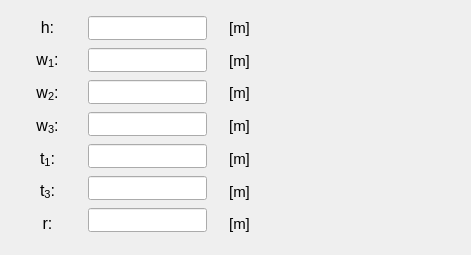
    <widget class="QWidget" name="tab_I_ection">
     <attribute name="title">
      <string>I-section</string>
     </attribute>
     <widget class="QWidget" name="verticalLayoutWidget_37">
      <property name="geometry">
       <rect>
        <x>88</x>
        <y>14</y>
        <width>119</width>
        <height>223</height>
       </rect>
      </property>
      <layout class="QVBoxLayout" name="verticalLayout_37">
       <item>
        <widget class="QLineEdit" name="lineEdit_height_I_section">
         <property name="minimumSize">
          <size>
           <width>0</width>
           <height>24</height>
          </size>
         </property>
         <property name="maximumSize">
          <size>
           <width>16777215</width>
           <height>24</height>
          </size>
         </property>
         <property name="font">
          <font>
           <family>Arial</family>
           <pointsize>11</pointsize>
           <weight>75</weight>
           <italic>true</italic>
           <bold>true</bold>
          </font>
         </property>
         <property name="focusPolicy">
          <enum>Qt::StrongFocus</enum>
         </property>
         <property name="styleSheet">
          <string notr="true">color: rgb(255, 0, 0);</string>
         </property>
         <property name="alignment">
          <set>Qt::AlignCenter</set>
         </property>
        </widget>
       </item>
       <item>
        <widget class="QLineEdit" name="lineEdit_w1_I_section">
         <property name="minimumSize">
          <size>
           <width>0</width>
           <height>24</height>
          </size>
         </property>
         <property name="maximumSize">
          <size>
           <width>16777215</width>
           <height>24</height>
          </size>
         </property>
         <property name="font">
          <font>
           <family>Arial</family>
           <pointsize>11</pointsize>
           <weight>75</weight>
           <italic>true</italic>
           <bold>true</bold>
          </font>
         </property>
         <property name="focusPolicy">
          <enum>Qt::StrongFocus</enum>
         </property>
         <property name="styleSheet">
          <string notr="true">color: rgb(255, 0, 0);</string>
         </property>
         <property name="alignment">
          <set>Qt::AlignCenter</set>
         </property>
        </widget>
       </item>
       <item>
        <widget class="QLineEdit" name="lineEdit_w2_I_section">
         <property name="minimumSize">
          <size>
           <width>0</width>
           <height>24</height>
          </size>
         </property>
         <property name="maximumSize">
          <size>
           <width>16777215</width>
           <height>24</height>
          </size>
         </property>
         <property name="font">
          <font>
           <family>Arial</family>
           <pointsize>11</pointsize>
           <weight>75</weight>
           <italic>true</italic>
           <bold>true</bold>
          </font>
         </property>
         <property name="focusPolicy">
          <enum>Qt::StrongFocus</enum>
         </property>
         <property name="styleSheet">
          <string notr="true">color: rgb(255, 0, 0);</string>
         </property>
         <property name="alignment">
          <set>Qt::AlignCenter</set>
         </property>
        </widget>
       </item>
       <item>
        <widget class="QLineEdit" name="lineEdit_w3_I_section">
         <property name="minimumSize">
          <size>
           <width>0</width>
           <height>24</height>
          </size>
         </property>
         <property name="maximumSize">
          <size>
           <width>16777215</width>
           <height>24</height>
          </size>
         </property>
         <property name="font">
          <font>
           <family>Arial</family>
           <pointsize>11</pointsize>
           <weight>75</weight>
           <italic>true</italic>
           <bold>true</bold>
          </font>
         </property>
         <property name="focusPolicy">
          <enum>Qt::StrongFocus</enum>
         </property>
         <property name="styleSheet">
          <string notr="true">color: rgb(255, 0, 0);</string>
         </property>
         <property name="alignment">
          <set>Qt::AlignCenter</set>
         </property>
        </widget>
       </item>
       <item>
        <widget class="QLineEdit" name="lineEdit_t1_I_section">
         <property name="minimumSize">
          <size>
           <width>0</width>
           <height>24</height>
          </size>
         </property>
         <property name="maximumSize">
          <size>
           <width>16777215</width>
           <height>24</height>
          </size>
         </property>
         <property name="font">
          <font>
           <family>Arial</family>
           <pointsize>11</pointsize>
           <weight>75</weight>
           <italic>true</italic>
           <bold>true</bold>
          </font>
         </property>
         <property name="focusPolicy">
          <enum>Qt::StrongFocus</enum>
         </property>
         <property name="styleSheet">
          <string notr="true">color: rgb(255, 0, 0);</string>
         </property>
         <property name="alignment">
          <set>Qt::AlignCenter</set>
         </property>
        </widget>
       </item>
       <item>
        <widget class="QLineEdit" name="lineEdit_t3_I_section">
         <property name="minimumSize">
          <size>
           <width>0</width>
           <height>24</height>
          </size>
         </property>
         <property name="maximumSize">
          <size>
           <width>16777215</width>
           <height>24</height>
          </size>
         </property>
         <property name="font">
          <font>
           <family>Arial</family>
           <pointsize>11</pointsize>
           <weight>75</weight>
           <italic>true</italic>
           <bold>true</bold>
          </font>
         </property>
         <property name="focusPolicy">
          <enum>Qt::StrongFocus</enum>
         </property>
         <property name="styleSheet">
          <string notr="true">color: rgb(255, 0, 0);</string>
         </property>
         <property name="alignment">
          <set>Qt::AlignCenter</set>
         </property>
        </widget>
       </item>
       <item>
        <widget class="QLineEdit" name="lineEdit_radius_I_section">
         <property name="minimumSize">
          <size>
           <width>0</width>
           <height>24</height>
          </size>
         </property>
         <property name="maximumSize">
          <size>
           <width>16777215</width>
           <height>24</height>
          </size>
         </property>
         <property name="font">
          <font>
           <family>Arial</family>
           <pointsize>11</pointsize>
           <weight>75</weight>
           <italic>true</italic>
           <bold>true</bold>
          </font>
         </property>
         <property name="focusPolicy">
          <enum>Qt::StrongFocus</enum>
         </property>
         <property name="styleSheet">
          <string notr="true">color: rgb(255, 0, 0);</string>
         </property>
         <property name="alignment">
          <set>Qt::AlignCenter</set>
         </property>
        </widget>
       </item>
      </layout>
     </widget>
     <widget class="QWidget" name="verticalLayoutWidget_38">
      <property name="geometry">
       <rect>
        <x>214</x>
        <y>14</y>
        <width>51</width>
        <height>225</height>
       </rect>
      </property>
      <layout class="QVBoxLayout" name="verticalLayout_38">
       <property name="spacing">
        <number>4</number>
       </property>
       <property name="bottomMargin">
        <number>0</number>
       </property>
       <item>
        <widget class="QLabel" name="label_95">
         <property name="text">
          <string>&lt;html&gt;&lt;head/&gt;&lt;body&gt;&lt;p align=&quot;center&quot;&gt;&lt;span style=&quot; font-size:11pt;&quot;&gt;[m]&lt;/span&gt;&lt;/p&gt;&lt;/body&gt;&lt;/html&gt;</string>
         </property>
         <property name="alignment">
          <set>Qt::AlignCenter</set>
         </property>
        </widget>
       </item>
       <item>
        <widget class="QLabel" name="label_96">
         <property name="text">
          <string>&lt;html&gt;&lt;head/&gt;&lt;body&gt;&lt;p align=&quot;center&quot;&gt;&lt;span style=&quot; font-size:11pt;&quot;&gt;[m]&lt;/span&gt;&lt;/p&gt;&lt;/body&gt;&lt;/html&gt;</string>
         </property>
         <property name="alignment">
          <set>Qt::AlignCenter</set>
         </property>
        </widget>
       </item>
       <item>
        <widget class="QLabel" name="label_97">
         <property name="text">
          <string>&lt;html&gt;&lt;head/&gt;&lt;body&gt;&lt;p align=&quot;center&quot;&gt;&lt;span style=&quot; font-size:11pt;&quot;&gt;[m]&lt;/span&gt;&lt;/p&gt;&lt;/body&gt;&lt;/html&gt;</string>
         </property>
         <property name="alignment">
          <set>Qt::AlignCenter</set>
         </property>
        </widget>
       </item>
       <item>
        <widget class="QLabel" name="label_98">
         <property name="text">
          <string>&lt;html&gt;&lt;head/&gt;&lt;body&gt;&lt;p align=&quot;center&quot;&gt;&lt;span style=&quot; font-size:11pt;&quot;&gt;[m]&lt;/span&gt;&lt;/p&gt;&lt;/body&gt;&lt;/html&gt;</string>
         </property>
         <property name="alignment">
          <set>Qt::AlignCenter</set>
         </property>
        </widget>
       </item>
       <item>
        <widget class="QLabel" name="label_99">
         <property name="text">
          <string>&lt;html&gt;&lt;head/&gt;&lt;body&gt;&lt;p align=&quot;center&quot;&gt;&lt;span style=&quot; font-size:11pt;&quot;&gt;[m]&lt;/span&gt;&lt;/p&gt;&lt;/body&gt;&lt;/html&gt;</string>
         </property>
         <property name="alignment">
          <set>Qt::AlignCenter</set>
         </property>
        </widget>
       </item>
       <item>
        <widget class="QLabel" name="label_101">
         <property name="text">
          <string>&lt;html&gt;&lt;head/&gt;&lt;body&gt;&lt;p align=&quot;center&quot;&gt;&lt;span style=&quot; font-size:11pt;&quot;&gt;[m]&lt;/span&gt;&lt;/p&gt;&lt;/body&gt;&lt;/html&gt;</string>
         </property>
         <property name="alignment">
          <set>Qt::AlignCenter</set>
         </property>
        </widget>
       </item>
       <item>
        <widget class="QLabel" name="label_93">
         <property name="text">
          <string>&lt;html&gt;&lt;head/&gt;&lt;body&gt;&lt;p align=&quot;center&quot;&gt;&lt;span style=&quot; font-size:11pt;&quot;&gt;[m]&lt;/span&gt;&lt;/p&gt;&lt;/body&gt;&lt;/html&gt;</string>
         </property>
         <property name="alignment">
          <set>Qt::AlignCenter</set>
         </property>
        </widget>
       </item>
      </layout>
     </widget>
     <widget class="QWidget" name="verticalLayoutWidget_39">
      <property name="geometry">
       <rect>
        <x>16</x>
        <y>14</y>
        <width>63</width>
        <height>223</height>
       </rect>
      </property>
      <layout class="QVBoxLayout" name="verticalLayout_39">
       <item>
        <widget class="QLabel" name="label_102">
         <property name="text">
          <string>&lt;html&gt;&lt;head/&gt;&lt;body&gt;&lt;p align=&quot;center&quot;&gt;&lt;span style=&quot; font-size:12pt;&quot;&gt;h:&lt;/span&gt;&lt;/p&gt;&lt;/body&gt;&lt;/html&gt;</string>
         </property>
         <property name="alignment">
          <set>Qt::AlignCenter</set>
         </property>
        </widget>
       </item>
       <item>
        <widget class="QLabel" name="label_103">
         <property name="text">
          <string>&lt;html&gt;&lt;head/&gt;&lt;body&gt;&lt;p align=&quot;center&quot;&gt;&lt;span style=&quot; font-size:12pt;&quot;&gt;w&lt;/span&gt;&lt;span style=&quot; font-size:12pt; vertical-align:sub;&quot;&gt;1&lt;/span&gt;&lt;span style=&quot; font-size:12pt;&quot;&gt;:&lt;/span&gt;&lt;/p&gt;&lt;/body&gt;&lt;/html&gt;</string>
         </property>
         <property name="alignment">
          <set>Qt::AlignCenter</set>
         </property>
        </widget>
       </item>
       <item>
        <widget class="QLabel" name="label_104">
         <property name="text">
          <string>&lt;html&gt;&lt;head/&gt;&lt;body&gt;&lt;p align=&quot;center&quot;&gt;&lt;span style=&quot; font-size:12pt;&quot;&gt;w&lt;/span&gt;&lt;span style=&quot; font-size:12pt; vertical-align:sub;&quot;&gt;2&lt;/span&gt;&lt;span style=&quot; font-size:12pt;&quot;&gt;:&lt;/span&gt;&lt;/p&gt;&lt;/body&gt;&lt;/html&gt;</string>
         </property>
         <property name="alignment">
          <set>Qt::AlignCenter</set>
         </property>
        </widget>
       </item>
       <item>
        <widget class="QLabel" name="label_105">
         <property name="text">
          <string>&lt;html&gt;&lt;head/&gt;&lt;body&gt;&lt;p align=&quot;center&quot;&gt;&lt;span style=&quot; font-size:12pt;&quot;&gt;w&lt;/span&gt;&lt;span style=&quot; font-size:12pt; vertical-align:sub;&quot;&gt;3&lt;/span&gt;&lt;span style=&quot; font-size:12pt;&quot;&gt;:&lt;/span&gt;&lt;/p&gt;&lt;/body&gt;&lt;/html&gt;</string>
         </property>
         <property name="alignment">
          <set>Qt::AlignCenter</set>
         </property>
        </widget>
       </item>
       <item>
        <widget class="QLabel" name="label_106">
         <property name="text">
          <string>&lt;html&gt;&lt;head/&gt;&lt;body&gt;&lt;p align=&quot;center&quot;&gt;&lt;span style=&quot; font-size:12pt;&quot;&gt;t&lt;/span&gt;&lt;span style=&quot; font-size:12pt; vertical-align:sub;&quot;&gt;1&lt;/span&gt;&lt;span style=&quot; font-size:12pt;&quot;&gt;:&lt;/span&gt;&lt;/p&gt;&lt;/body&gt;&lt;/html&gt;</string>
         </property>
         <property name="alignment">
          <set>Qt::AlignCenter</set>
         </property>
        </widget>
       </item>
       <item>
        <widget class="QLabel" name="label_108">
         <property name="text">
          <string>&lt;html&gt;&lt;head/&gt;&lt;body&gt;&lt;p align=&quot;center&quot;&gt;&lt;span style=&quot; font-size:12pt;&quot;&gt;t&lt;/span&gt;&lt;span style=&quot; font-size:12pt; vertical-align:sub;&quot;&gt;3&lt;/span&gt;&lt;span style=&quot; font-size:12pt;&quot;&gt;:&lt;/span&gt;&lt;/p&gt;&lt;/body&gt;&lt;/html&gt;</string>
         </property>
         <property name="alignment">
          <set>Qt::AlignCenter</set>
         </property>
        </widget>
       </item>
       <item>
        <widget class="QLabel" name="label_87">
         <property name="text">
          <string>&lt;html&gt;&lt;head/&gt;&lt;body&gt;&lt;p align=&quot;center&quot;&gt;&lt;span style=&quot; font-size:12pt;&quot;&gt;r:&lt;/span&gt;&lt;/p&gt;&lt;/body&gt;&lt;/html&gt;</string>
         </property>
         <property name="alignment">
          <set>Qt::AlignCenter</set>
         </property>
        </widget>
       </item>
      </layout>
     </widget>
     <widget class="QLabel" name="label_3">
      <property name="geometry">
       <rect>
        <x>272</x>
        <y>6</y>
        <width>190</width>
        <height>240</height>
       </rect>
      </property>
      <property name="text">
       <string/>
      </property>
      <property name="pixmap">
       <pixmap>../../../figures/I_profile.PNG</pixmap>
      </property>
      <property name="scaledContents">
       <bool>true</bool>
      </property>
     </widget>
    </widget>
